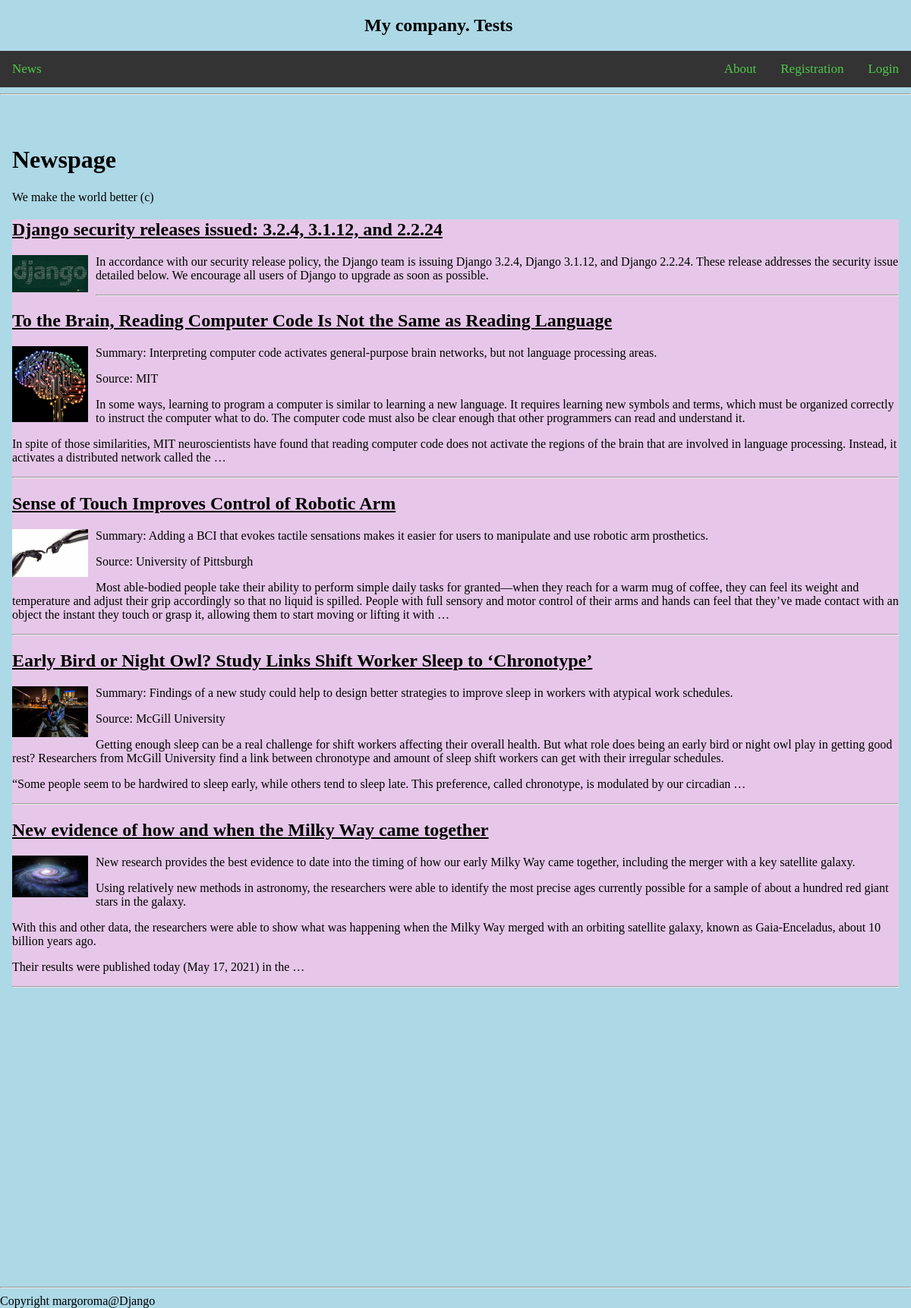
Page /news/ on the committed database.
### main/models.py (models this page shows, shortened)
class Nnews(models.Model):
    title = models.CharField(max_length=120)
    post = models.TextField()
    image = models.ImageField(null=True, blank=True, upload_to="uploads")

### main/views.py (the view)
# urls.py: path('news/', views.news, name='news'),
def news(request):
    all_news = Nnews.objects.all()
    return render(request, 'main/news.html', {'news': all_news})

### main/templates/main/news.html (shortened to what this page needs)
{% extends 'main/base.html' %}
{% load static %}
{% block content %}
    <h1>Newspage</h1>
    <p>We make the world better (c)</p>
    <div class='news'>
    {% for nnews in news %}
        <h2> <a style="color:black;" align="center" href="{% url 'nnews' nnews.id %}">{{nnews.title}}</a></h2>
            {% if nnews.image %}
                <p><img class="photos" width="200px" src="{{nnews.image.url}}"></p>
            {% else %}
            <p></p>
            {% endif %}
            <p>{{nnews.post|linebreaks|truncatewords:100}}</p>
            <hr>
    {% endfor %}
    </div>
{% endblock %}

### main/templates/main/base.html (shortened to what this page needs)
{% load static %}
<!doctype html>
<html lang="en">
<head>
</head>
<body>
    <div class="d-flex flex-column flex-md-row align-items-center pb-3 mb-4 border-bottom">
        <h2 class="name_company">My company. Tests</h2></div>
        <div class="navbar">
        <ul>
            <a class="active" href="{% url 'news' %}">News</a>
            {% if user.is_authenticated %}
                <a style="float:right" href="{% url 'profile' %}"> <i> Hello, {{ user.get_username }}! </i> </a>
                <a class="active" href="{% url 'home' %}">Home</a>
                <a href="{% url 'test0' %}">Test</a>
                <a style="float:right" href="{% url 'results' %}">Results</a>
                {% if perms.main.add_choice %}
                    <a href="{% url 'create' %}">Create test</a>
                {% endif %}
                <a style="float:right" href="{% url 'log_out' %}?next={{ request.path }}">Logout</a>
            {% else %}
                <a style="float:right" href="{% url 'login' %}?next={% url 'about' %}">Login</a>
                <a style="float:right" href="{% url 'register' %}?next={% url 'about' %}">Registration</a>
            {% endif %}
            <a style="float:right" href="{% url 'about' %}">About</a>
        </ul>
        </div>
    <hr>
    <div class="content">
        <div class="center">
                {% block content %}
                {% endblock %}
        </div>
    </div>
    <hr>
    <div class="footer">Copyright margoroma@Django</div>
</body>
</html>

### main/templates/main/base.html (style rules this page uses)
body { margin:0; background-color: lightblue; }
.navbar { list-style-type: none; margin: 0; padding: 0; overflow: hidden; background-color: #50c94b; }
.navbar a { float: left; display: block; color: #50c94b; text-align: center; padding: 14px 16px; text-decoration: none; font-size: 17px; }
.content { padding: 16px; margin-top: 30px; height: 1500px; }
ul { list-style-type: none; margin: 0; padding: 0; overflow: hidden; background-color: #333; }
.name_company { margin-left: auto; margin-right: auto; width: 10em }
.news { background-color: #e6c7e9; }
.photos { max-width: 100px; height: auto; float: left; padding: 0 10px 10px 0; }

### rows in the picture
Nnews: title "Django security releases issued: 3.2.4, 3.1.12, and 2.2.24", image (picture), post "In accordance with our security release policy, the Django team is issuing Django 3.2.4, Django 3.1.12, and Django 2.2.24. These release addresses the security issue detailed below. We encourage all users of Django to upgrade as soon as possible."
Nnews: title "To the Brain, Reading Computer Code Is Not the Same as Reading Language", image (picture), post "Summary: Interpreting computer code activates general-purpose brain networks, but not language processing areas. Source: MIT In some ways, learning to program a computer is similar to learning a new language. It requires learning new symbols and terms, which must be organized correctly to instruct the computer what to do. The computer code must also be clear enough that other programmers can read and understand it. In spite of those similarities, MIT neuroscientists have found that reading computer code does not activate the regions of the brain that are involved in language processing. Instead, it activates a distributed network called the …"
Nnews: title "Sense of Touch Improves Control of Robotic Arm", image (picture), post "Summary: Adding a BCI that evokes tactile sensations makes it easier for users to manipulate and use robotic arm prosthetics. Source: University of Pittsburgh Most able-bodied people take their ability to perform simple daily tasks for granted—when they reach for a warm mug of coffee, they can feel its weight and temperature and adjust their grip accordingly so that no liquid is spilled. People with full sensory and motor control of their arms and hands can feel that they’ve made contact with an object the instant they touch or grasp it, allowing them to start moving or lifting it with …"
Nnews: title "Early Bird or Night Owl? Study Links Shift Worker Sleep to ‘Chronotype’", image (picture), post "Summary: Findings of a new study could help to design better strategies to improve sleep in workers with atypical work schedules. Source: McGill University Getting enough sleep can be a real challenge for shift workers affecting their overall health. But what role does being an early bird or night owl play in getting good rest? Researchers from McGill University find a link between chronotype and amount of sleep shift workers can get with their irregular schedules. “Some people seem to be hardwired to sleep early, while others tend to sleep late. This preference, called chronotype, is modulated by our circadian …"
Nnews: title "New evidence of how and when the Milky Way came together", image (picture), post "New research provides the best evidence to date into the timing of how our early Milky Way came together, including the merger with a key satellite galaxy. Using relatively new methods in astronomy, the researchers were able to identify the most precise ages currently possible for a sample of about a hundred red giant stars in the galaxy. With this and other data, the researchers were able to show what was happening when the Milky Way merged with an orbiting satellite galaxy, known as Gaia-Enceladus, about 10 billion years ago. Their results were published today (May 17, 2021) in the …"
